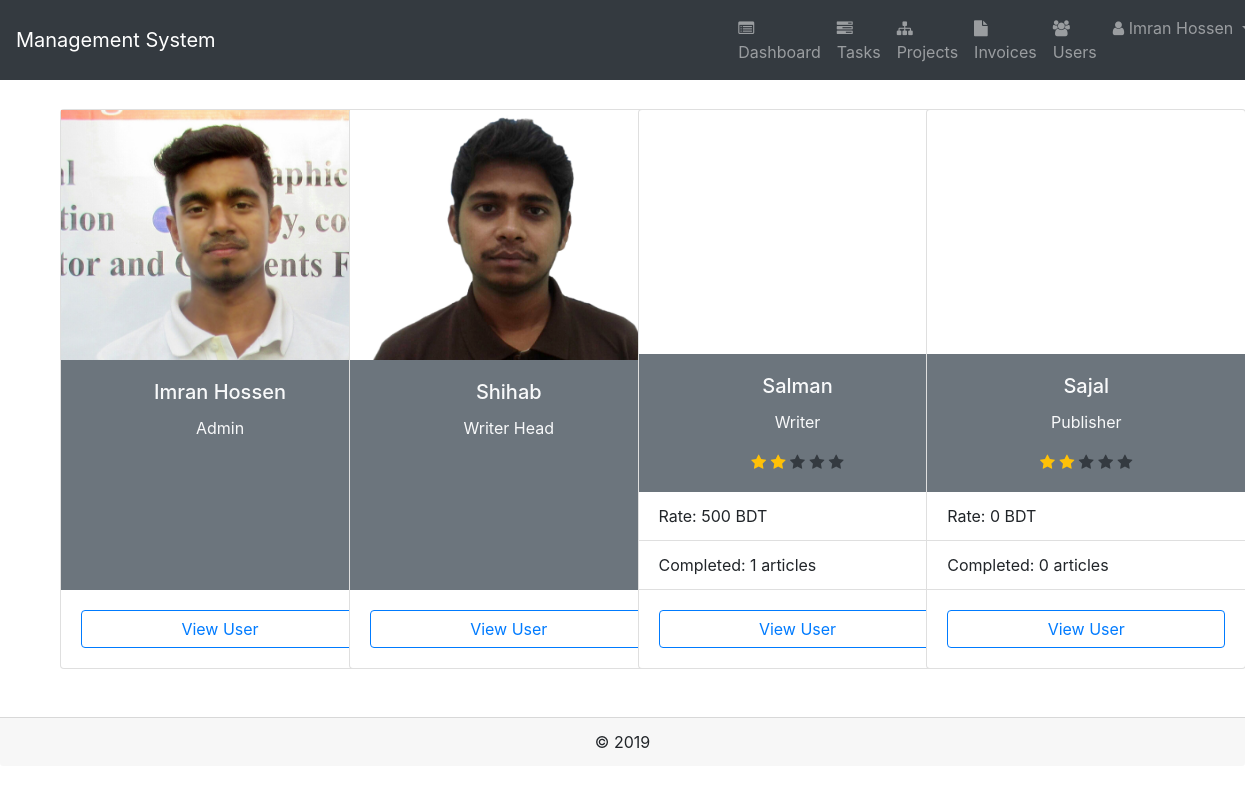
/users.php (signed in), run on the app's committed database.
### tables this page shows
CREATE TABLE `users` (
  `id` int(255) NOT NULL,
  `name` varchar(100) NOT NULL,
  `email` varchar(100) NOT NULL,
  `phone` varchar(20) NOT NULL,
  `address` varchar(255) NOT NULL,
  `payment_method` varchar(255) NOT NULL,
  `payment_account` varchar(255) NOT NULL,
  `rate` int(255) NOT NULL,
  `role` varchar(100) NOT NULL,
  `fb_url` varchar(255) NOT NULL,
  `twitter_url` varchar(255) NOT NULL,
  `instagram_url` varchar(255) NOT NULL,
  `password` varchar(20) NOT NULL,
  `picture` varchar(10000) NOT NULL,
  `quality` int(1) NOT NULL,
  `join_date` timestamp(6) NOT NULL DEFAULT CURRENT_TIMESTAMP(6)
);

CREATE TABLE `roles` (
  `id` int(255) NOT NULL,
  `name` varchar(255) NOT NULL,
  `description` varchar(255) NOT NULL
);

### functions/DB.func.php (called while the page is built, shortened)
<?php
function get_users($connect){
	$sql = "SELECT * FROM users ORDER BY id ASC";
	$result = $connect->query($sql);
	if ($result->num_rows > 0) {
		return $result;
	}
}
function get_role_name($connect,$id){
	$sql = "SELECT * FROM roles WHERE id=$id";
	$rslt = $connect->query($sql);
	$result = $rslt->fetch_assoc();
	if ($rslt->num_rows > 0) {
		return $result['name'];
	} else {
		return "No role found";
	}
}
function get_paid_tasks_number($connect,$assignee){
	$sql = "SELECT * FROM tasks WHERE status=4 AND assignee=$assignee";
	$result = $connect->query($sql);
	return $result->num_rows;
}
?>

### users.php (the view, shortened to what this page needs)
 <?php
 include "inc/header.php";
 if ($_SESSION['role'] ==1 || $_SESSION['role'] ==2) {
   ?>
   <div class="row">
     <?php
     $result = get_users($connect);
     while ($data = mysqli_fetch_array($result)) { ?>
      <div class="col-3">
       <div class="card" style="width: 20rem;height: 35rem;margin-top: 5px;">
        <div style="background: url('<?php if(!empty($data['picture'])){echo $data['picture'];} else { echo "https://www.drsubhashtech.edu.in/img/faculty/user.png";}?>');background-size: cover; height: 250px;width: auto;"></div>
        <div class="card-body text-center bg-secondary text-light">
          <h5 class="card-title"><?php echo $data['name']?></h5>
          <p class="card-text"><?php if (!empty($data['role'])){ echo get_role_name($connect,$data['role']);} ?></p>
          <?php
          if ($data['role']==1 || $data['role']==2){} else{
           for($r=0;$r<$data['quality'];$r++){?>
            <span class="fa fa-star text-warning"></span>
          <?php }
          for($r=$data['quality'];$r<5;$r++){?>
            <span class="fa fa-star text-dark"></span>
          <?php } }?>
        </div>
        <ul class="list-group list-group-flush">
          <?php
          if ($data['role']==1 || $data['role']==2){} else{ ?>
          <li class="list-group-item">Rate: <?php echo $data['rate']?> BDT</li>
          <li class="list-group-item">Completed: <?php echo get_paid_tasks_number($connect,$data['id']);?> articles</li>
        <?php } ?>
          <div class="card-body">
            <a href="profile.php?user=<?php echo $data['id']?>" class="btn btn-outline-primary btn-block">View User</a>
          </div>
        </div>
      </div>
      <?php
    }
    ?>
  </div>
  <?php
} else {
	echo "<center>";
	message("You don't have enough permission!",0);
	echo "</center>";
}
include "inc/footer.php";
?>

### inc/header.php (shortened to what this page needs)
<!DOCTYPE html>
<html>
<head>
 <link rel="stylesheet" href="https://stackpath.bootstrapcdn.com/bootstrap/4.4.1/css/bootstrap.min.css">
 <link href="https://stackpath.bootstrapcdn.com/font-awesome/4.7.0/css/font-awesome.min.css" rel="stylesheet">
 <link href="assets/dataTables.bootstrap4.min.css" rel="stylesheet">
 <link rel="stylesheet" href="assets/bootstrap-wysihtml5.css" />
 <link href="assets/tablesaw.css" rel="stylesheet">
 <link href="assets/dropify.min.css" rel="stylesheet">
 <link href="assets/dropzone.css" rel="stylesheet" type="text/css" />
</head>
<body>
  <nav class="navbar navbar-expand-lg navbar-dark bg-dark clearfix">
    <a class="navbar-brand" href="./">Management System</a>
    <div class="collapse navbar-collapse float-right" id="navbarColor01">
      <ul class="navbar-nav mr-auto">
        <?php if (isset($_SESSION['id'])) { if ($_SESSION['role']==1 || $_SESSION['role']==2) { ?>
          <li class="nav-item">
            <a class="nav-link" href="./"><i class="fa fa-list-alt"></i> Dashboard</a>
          </li>
        <?php } ?>
          <li class="nav-item">
            <a class="nav-link" href="./tasks.php"><i class="fa fa-tasks"></i> Tasks</a>
          </li>
          <?php if ($_SESSION['role'] ==1 || $_SESSION['role'] ==2) { ?>
            <li class="nav-item">
              <a class="nav-link" href="./projects.php"><i class="fa fa-sitemap"></i> Projects</a>
            </li>
            <?php } ?>
           <li class="nav-item">
            <a class="nav-link" href="./invoices.php"><i class="fa fa-file"></i> Invoices</a>
          </li>
          <?php if ($_SESSION['role']==1 || $_SESSION['role']==2) { ?>
            <li class="nav-item">
              <a class="nav-link" href="./users.php"><i class="fa fa-users"></i> Users</a>
            </li>
          <?php } ?>
          <div class="dropdown">
            <a href="#" class="nav-link dropdown-toggle" id="profile" data-toggle="dropdown" aria-haspopup="true" aria-expanded="false">
              <i class="fa fa-user"></i> <?php echo $_SESSION['name'];?>
            </a>
          </div>
        <?php } ?>
      </ul>
    </div>
  </nav>
  <div style="margin-left: 60px; margin-right: 60px;">
   <br/>

### inc/footer.php
</div>
<footer>
<br/><br/>
<div class="card-footer text-center">
    &copy 2019
  </div>
</footer>
         </body>
</html>

### data on the page
users: picture (picture), name "Imran Hossen", role.name "Admin"
users: picture (picture), name "Shihab", role.name "Writer Head"
users: name "Salman", role.name "Writer", quality 2 (drawn), rate "500", id "1"
users: name "Sajal", role.name "Publisher", quality 2 (drawn), rate "0", id "0"

### other printed values
$_SESSION['name'] "Imran Hossen"
